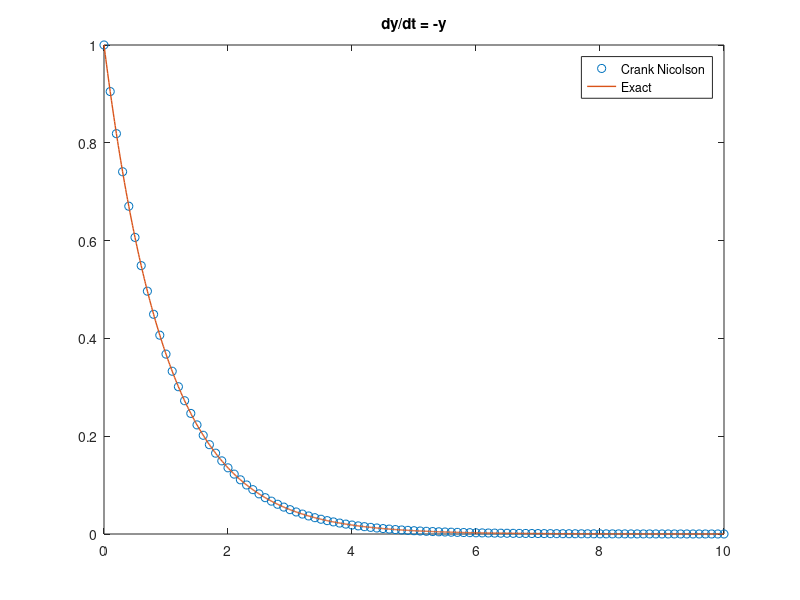

Write the MATLAB code that produced this figure.
% Crank Nicolson test with dy/dt = -y
% exact solution: y = exp(-t)

close all;
clear all;
dt = 0.01;
N = 10;

y = zeros(1,N);
y(1,1) = 1;

tmax = 1000;
time = 0:dt:tmax*dt;

for t = 1:tmax
    y(t+1) = ( (1-dt/2)/(1+dt/2) )* y(t);
end

figure;
plot(time(1:10:end),y(1:10:end), 'o','DisplayName','Crank Nicolson');
hold on;
plot(time,exp(-time), 'DisplayName','Exact', 'LineWidth',1);
legend;
title('dy/dt = -y');